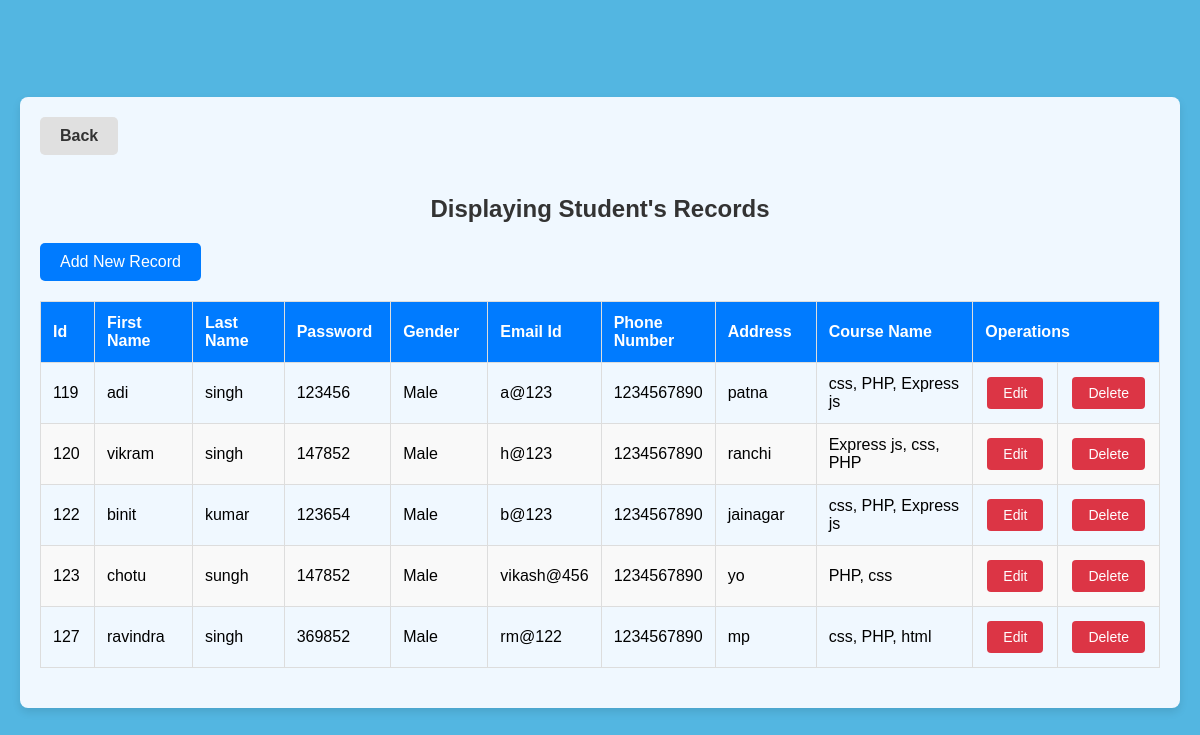
The app's page /school_management_2/student_display.php with its own data.
### tables this page shows
CREATE TABLE `student` (
  `id` int(11) NOT NULL,
  `fname` varchar(30) NOT NULL,
  `lname` varchar(30) NOT NULL,
  `password` varchar(30) NOT NULL,
  `cpassword` varchar(30) NOT NULL,
  `gender` varchar(20) NOT NULL,
  `email` varchar(30) NOT NULL,
  `phone` varchar(30) NOT NULL,
  `address` varchar(50) NOT NULL
);

### school_management_2/student_display.php (the view, shortened to what this page needs)
<?php
include("connection.php");
$query = "SELECT s.id, s.fname, s.lname, s.password, s.gender, s.email, s.phone, s.address, GROUP_CONCAT(c.course_name SEPARATOR ', ') AS course_names
          FROM student s
          LEFT JOIN studentcourse sc ON s.id = sc.student_id
          LEFT JOIN course c ON sc.course_id = c.course_id
          GROUP BY s.id";
$data = mysqli_query($conn, $query);
$total = mysqli_num_rows($data);
?>
<!DOCTYPE html>
<html>
<head>
</head>
<body>
    <div class="container">
        <div class="back-button">
            <a href="./welcome.php">Back</a>
        </div>
        <h2>Displaying Student's Records</h2>
        <div class="add-button">
            <a href="studentadd_detail.php">Add New Record</a>
        </div>
        <table>
            <thead>
                <tr>
                    <th width="5%">Id</th>
                    <th width="10%">First Name</th>
                    <th width="10%">Last Name</th>
                    <th width="10%">Password</th>
                    <th width="10%">Gender</th>
                    <th width="10%">Email Id</th>
                    <th width="10%">Phone Number</th>
                    <th width="10%">Address</th>
                    <th width="20%">Course Name</th>
                    <th colspan="2" width="15%">Operations</th>
                </tr>
            </thead>
            <tbody>
                <?php
                if ($total != 0) {
                    while ($result = mysqli_fetch_assoc($data)) {
                        $student_data = [
                            'id' => $result['id'],
                            'fname' => $result['fname'],
                            'lname' => $result['lname'],
                            'password' => $result['password'],
                            'gender' => $result['gender'],
                            'email' => $result['email'],
                            'phone' => $result['phone'],
                            'address' => $result['address'],
                            'course_names' => $result['course_names']
                        ];
                        $encoded_data = urlencode(json_encode($student_data));
                        echo "<tr>
                            <td>" . htmlspecialchars($result['id']) . "</td>
                            <td>" . htmlspecialchars($result['fname']) . "</td>
                            <td>" . htmlspecialchars($result['lname']) . "</td>
                            <td>" . htmlspecialchars($result['password']) . "</td>
                            <td>" . htmlspecialchars($result['gender']) . "</td>
                            <td>" . htmlspecialchars($result['email']) . "</td>
                            <td>" . htmlspecialchars($result['phone']) . "</td>
                            <td>" . htmlspecialchars($result['address']) . "</td>
                            <td>" . htmlspecialchars($result['course_names']) . "</td>
                            <td class='operations'>
                                <form method='get' action='studentupdate_detail.php'>
                                    <input type='hidden' name='data' value='" . $encoded_data . "'>
                                    <input type='submit' value='Edit'>
                                </form>
                            </td>
                            <td class='operations'>
                                <form method='post' action='student_display.php'>
                                    <input type='hidden' name='delete_id' value='" . htmlspecialchars($result['id']) . "'>
                                    <input type='submit' value='Delete'>
                                </form>
                            </td>
                        </tr>";
                    }
                } else {
                    echo "<tr><td colspan='10'>No records found</td></tr>";
                }
                ?>
            </tbody>
        </table>
    </div>
</body>
</html>

### school_management_2/student_display.php (style rules this page uses)
body { background-color: #53b6e1; font-family: Arial, sans-serif; margin: 0; padding: 20px; display: flex; justify-content: center; align-items: center; height: 100vh; }
.container { width: 100%; max-width: 1200px; background-color: aliceblue; border-radius: 8px; box-shadow: 0 4px 8px rgba(0, 0, 0, 0.1); padding: 20px; box-sizing: border-box; overflow-x: auto; margin-top: 5px; margin-bottom: 40px; }
h2 { text-align: center; color: #333; margin-bottom: 20px; }
table { width: 100%; border-collapse: collapse; margin-bottom: 20px; }
th, td { padding: 12px; border: 1px solid #ddd; text-align: left; }
th { background-color: #007bff; color: #ffffff; }
tr:nth-child(even) { background-color: #f9f9f9; }
.operations a, .operations form { display: inline-block; margin: 2px; }
.operations form input[type="submit"] { padding: 8px 16px; border: none; border-radius: 4px; background-color: #dc3545; color: #ffffff; cursor: pointer; font-size: 14px; }
.add-button { display: inline-block; margin-bottom: 20px; text-align: center; }
.add-button a { padding: 10px 20px; background-color: #007bff; color: #ffffff; text-decoration: none; border-radius: 5px; font-size: 16px; display: inline-block; }
.back-button { display: inline-block; margin-bottom: 20px; text-align: center; }
.back-button a { padding: 10px 20px; background-color: #e0e0e0; color: #333; text-decoration: none; border-radius: 5px; font-size: 16px; display: inline-block; font-weight: bold; }

### records on screen
student: id "119", fname "adi", lname "singh", password "123456", gender "Male", email "a@123", phone "1234567890", address "patna", course_names "css, PHP, Express js"
student: id "120", fname "vikram", lname "singh", password "147852", gender "Male", email "h@123", phone "1234567890", address "ranchi", course_names "Express js, css, PHP"
student: id "122", fname "binit", lname "kumar", password "123654", gender "Male", email "b@123", phone "1234567890", address "jainagar", course_names "css, PHP, Express js"
student: id "123", fname "chotu", lname "sungh", password "147852", gender "Male", email "vikash@456", phone "1234567890", address "yo", course_names "PHP, css"
student: id "127", fname "ravindra", lname "singh", password "369852", gender "Male", email "rm@122", phone "1234567890", address "mp", course_names "css, PHP, html"
